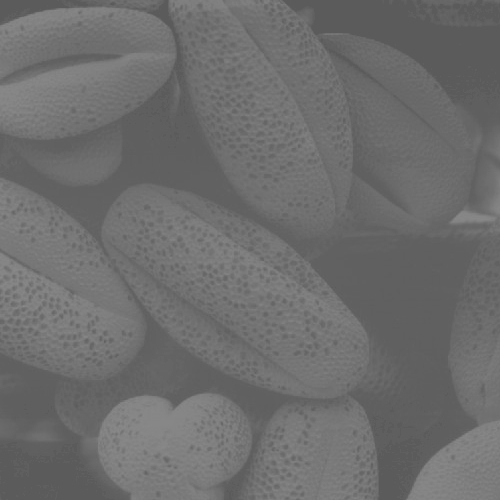
%> input picture assignment2/Food.jpg, 500 x 500 px
$ octave main2.m   (GNU Octave 9; MATLAB toolbox functions it lacks are replaced by stand-ins)
%> lines starting %> are read from the running program, lines starting %| are printed output that depends on the picture; in (x1, y1, x2, y2) boxes, pixels count from 0 and x2, y2 are one past the last pixel; in counts of white or black regions, pixels touching at a corner belong together; the program's own positions count from 1
%-----------------------------------------------------
%
%      AUTHOR: Mingming Qiu         DATE: 14 Feb 2019
%    MODIFIED: Mingming Qiu         DATE: 17 Feb 2019

%       EMAIL: mq33982p@pace.edu
% DESCRIPTION: assignment 2 of CS631T Enhancement
%                  and Binary Analysis Exercises
%
%-----------------------------------------------------

disp('---------Finishing solving problem 1.a--------');
foodImg = imread('Food.jpg');
%> foodImg is the input picture: size 500x500 uint8; min 90, max 138, mean 109.1

scaledFood =imadjust(foodImg,[.3 .7]);
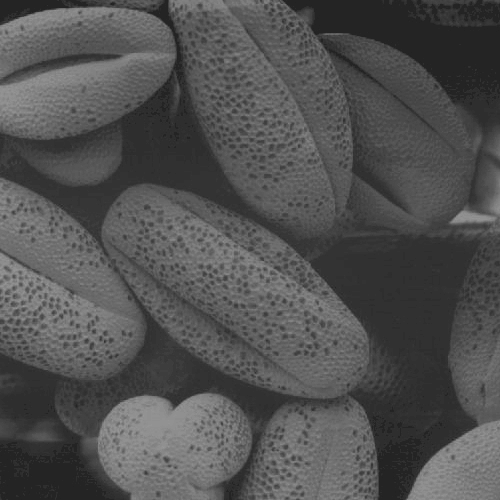
%> scaledFood: size 500x500 uint8; min 34, max 154, mean 81.4
imwrite(scaledFood,'ScaledFood.jpg');
subplot(1,2,1),imshow(foodImg),title('Original Food Image');
subplot(1,2,2),imshow(scaledFood),title('Scaled Food Image');
pause;

disp('---------Finishing solving problem 1.b--------');
hn1 = imhist(foodImg,255);
%> hn1 = 255 values, max 19057 at index 97, min 0 at index 1, mean 980.4
subplot(1,2,1),bar(hn1,1),title('Food Image Nomalized Histogram');
%> after `title('Food Image Nomalized Histogram')`:
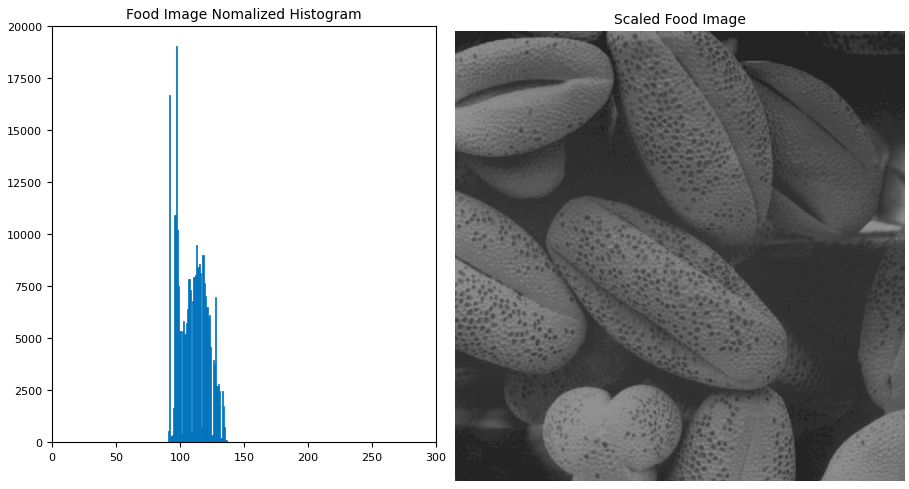
%> figure redrawn from the program's plot data, 2 panels
subplot(1,2,2),imhist(foodImg,50),title('Food Image Calculated Histogram');
pause;

disp('---------Finishing solving problem 1.c--------');
EqImg = histeq(foodImg);
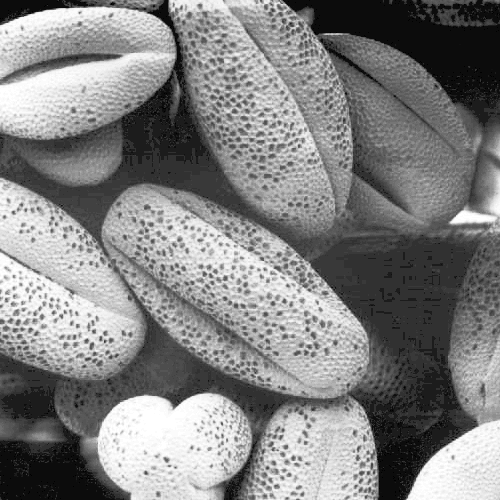
%> EqImg: size 500x500 uint8; min 0, max 255, mean 130.2
imwrite(EqImg,'EqualizedFood.jpg');
subplot(1,3,1),imshow(foodImg),title('Original Food Image');
subplot(1,3,2),imshow(EqImg),title('Equalized Food Image');
subplot(1,3,3),imhist(EqImg),title('Equalized Food Histgram Img');
%> after `title('Equalized Food Histgram Img')`:
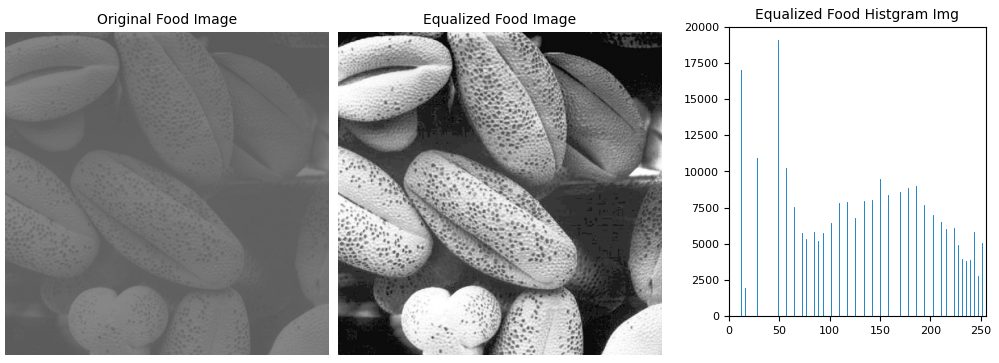
%> figure redrawn from the program's plot data, 3 panels
%subplot(1,3,3),bar(imhist(EqImg,50),1),title('Equalized Food Histgram Img');
pause;
close all;
clear;

disp('---------Finishing solving problem 2--------');
OriImg= imread('shapes.tiff');
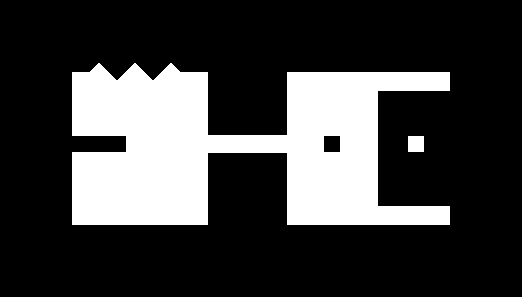
%> input picture assignment2/Shapes.tiff, 522 x 297 px
%> OriImg: size 297x522 logical; 24.6% white; 2 white regions, box (x1, y1, x2, y2) and area: (72, 63, 450, 225) 37895, (408, 136, 424, 152) 256
se = strel('square',20);
se2 = strel('square',36);

BImg = imopen(OriImg,se);
%> BImg: size 297x522 logical; 21.6% white; 2 white regions, box (x1, y1, x2, y2) and area: (72, 72, 208, 225) 19800, (287, 72, 378, 225) 13667
CImg = imclose(OriImg,se);
%> CImg: size 297x522 logical; 25.4% white; 2 white regions, box (x1, y1, x2, y2) and area: (72, 63, 450, 225) 39195, (408, 136, 424, 152) 256

subplot(2,2,1),imshow(OriImg),title('(a)Original image');
subplot(2,2,2),imshow(BImg), title('(b)The desired image1');
subplot(2,2,3),imshow(CImg), title('(c)The desired image2');

DImg = imerode(OriImg,se);
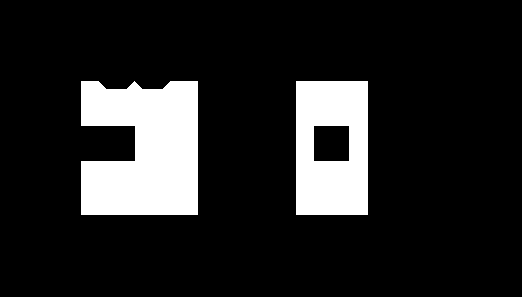
%> DImg: size 297x522 logical; 14% white; 2 white regions, box (x1, y1, x2, y2) and area: (81, 81, 198, 215) 13340, (296, 81, 368, 215) 8423
D1Img = imdilate(DImg,se2);
%> D1Img: size 297x522 logical; 28.2% white; 2 white regions, box (x1, y1, x2, y2) and area: (64, 64, 216, 233) 25688, (279, 64, 386, 233) 18083
D2Img = imerode(D1Img,se);
%> D2Img: size 297x522 logical; 21.4% white; 2 white regions, box (x1, y1, x2, y2) and area: (73, 73, 206, 223) 19950, (288, 73, 376, 223) 13200
subplot(2,2,4),imshow(D2Img), title('(D)The desired image3');
pause;
close all;
clear;

disp('---------Finishing solving problem 3--------');
% Erosion size variation
wireImg = imread('Wirebond.tiff');
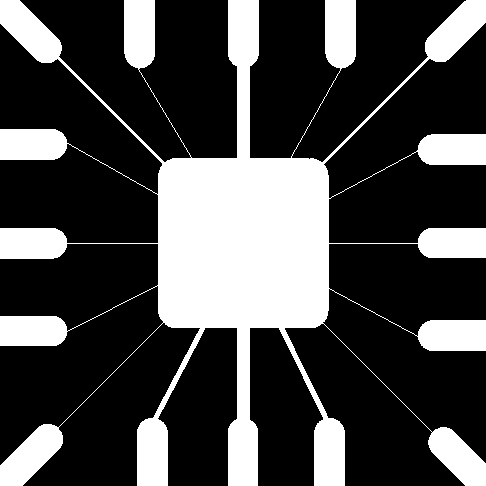
%> input picture assignment2/Wirebond.tiff, 486 x 486 px
%> wireImg: size 486x486 logical; 28.1% white; 1 white region, box (x1, y1, x2, y2) and area: (0, 0, 486, 486) 66259
se = strel('sphere',10);
se1 = strel('sphere',5);
se2 = strel('sphere',16);

BImg = imerode(wireImg,se);
%> BImg: size 486x66 logical; every value is 0
CImg = imerode(wireImg,se1);
%> CImg: size 486x376 logical; every value is 0
%> (the run ends here)
